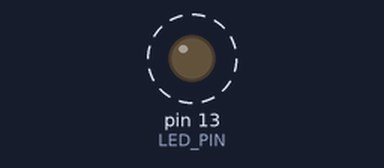
The sketch below on a simulated Arduino Uno, built with avr-gcc and run on an emulated ATmega328P. Parts: output pins drawn as LEDs (lit = HIGH). Dashed ring = blinking. What the sketch prints to the serial monitor is not drawn.

Above: at 0.5 s.
Timing chart, 0 to 4.7 s (numbered marks = the images above):
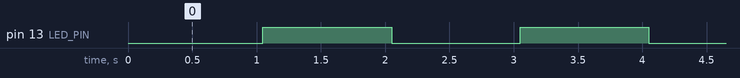

The sketch:

OperacionesBitwise.ino
```cpp
const int LED_PIN = 13;
byte estadoLed = 0;
int contador = 0;

void setup() {
  pinMode(LED_PIN, OUTPUT);
  Serial.begin(9600);

  byte a = 5;
  byte b = 3;

  Serial.println("Operaciones Bitwise:");
  Serial.print("AND: ");
  Serial.println(a & b, BIN);
  Serial.print("OR: ");
  Serial.println(a | b, BIN);
  Serial.print("XOR: ");
  Serial.println(a ^ b, BIN);
  Serial.print("NOT a: ");
  Serial.println((byte)~a, BIN);
  Serial.print("Shift izquierda a: ");
  Serial.println(a << 1, BIN);
  Serial.print("Shift derecha a: ");
  Serial.println(a >> 1, BIN);

  estadoLed = estadoLed | (1 << 0);
}

void loop() {
  estadoLed = estadoLed ^ 0b00000001;
  if ((estadoLed & 1) == 1) {
    digitalWrite(LED_PIN, HIGH);
  } else {
    digitalWrite(LED_PIN, LOW);
  }
  delay(500);

  contador = (contador + 1) % 8;
  Serial.print("Shift actual: ");
  Serial.println(1 << contador, BIN);
  delay(500);
}
```

Measured:
- by itself, pin 13 (LED_PIN): alternates HIGH for 1.0 s and LOW for 1.0 s
